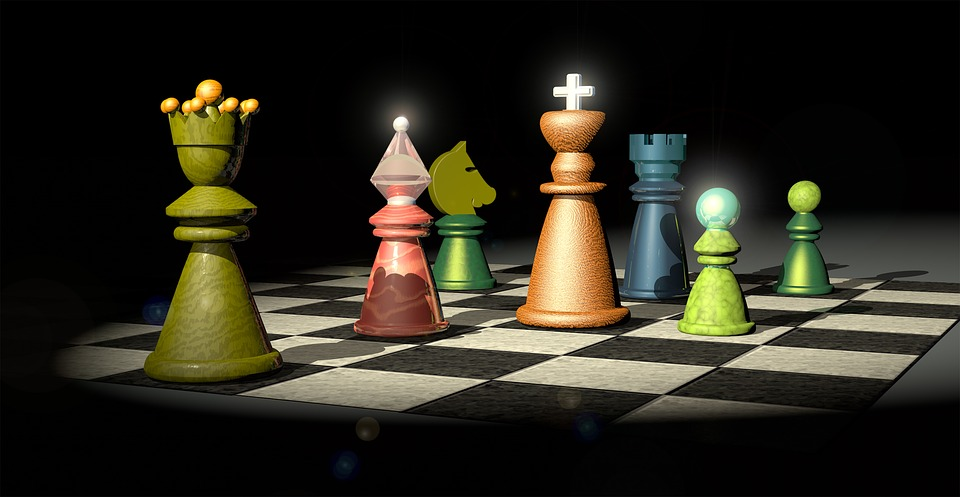
//> input picture sample/Chess.jpg, 960 x 497 px
$ ./CannyImg   (built with g++ and OpenCV 4)
//> lines starting //> are read from the running program, lines starting //| are printed output that depends on the picture; after the words box and inside, x2 and y2 are one past the last pixel; in counts of white or black regions, pixels touching at a corner belong together
#include<opencv2/core/core.hpp>
#include<opencv2/highgui/highgui.hpp>
#include<opencv2/imgproc/imgproc.hpp>

#include<iostream>
#include<conio.h>

int main() {

	cv::Mat imgOriginal;        // input image
	cv::Mat imgGrayscale;       // grayscale image
	cv::Mat imgBlurred;         // blured image
	cv::Mat imgCanny;           // Canny edge image

	imgOriginal = cv::imread("C:/Briefcase/Chess.jpg");        // open image
//> imgOriginal is the input picture: 497 rows x 960 cols, CV_8UC3; mean B, G, R 28.7, 40.3, 43

	if (imgOriginal.empty()) {                                  // if unable to open image
		std::cout << "error: image not read from file\n";       // show error message
		return(0);
	}

	cv::cvtColor(imgOriginal, imgGrayscale, CV_BGR2GRAY);       // convert to grayscale
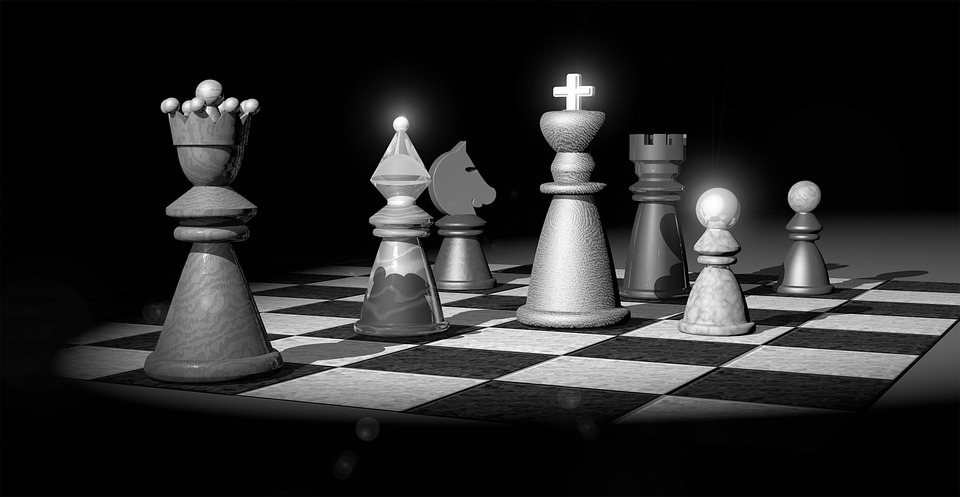
//> imgGrayscale: 497 rows x 960 cols, CV_8UC1; min 0, max 255, mean 39.8

	cv::GaussianBlur(imgGrayscale,imgBlurred,cv::Size(5, 5),1.5);		// Blur Effect

	cv::Canny(imgBlurred,imgCanny,100,200);			//Canny Effect
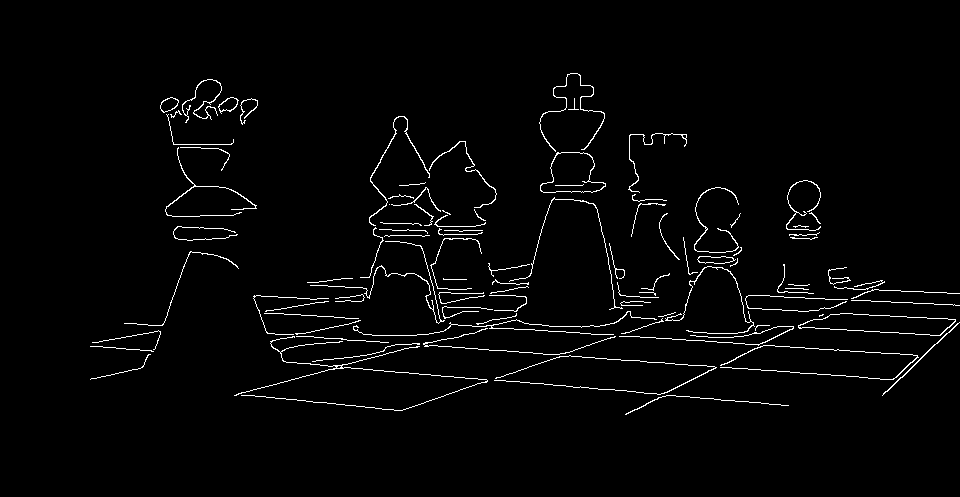
//> imgCanny: 497 rows x 960 cols, CV_8UC1; 2.3% white in thin lines or dots, all inside (x1, y1, x2, y2) = (90, 73, 960, 415)

	// declare windows
	cv::namedWindow("imgOriginal", CV_WINDOW_AUTOSIZE);
	cv::namedWindow("imgCanny", CV_WINDOW_AUTOSIZE);

	// show windows
	cv::imshow("imgOriginal", imgOriginal);
	cv::imshow("imgCanny", imgCanny);

	cv::waitKey(0);

	return(0);
}
